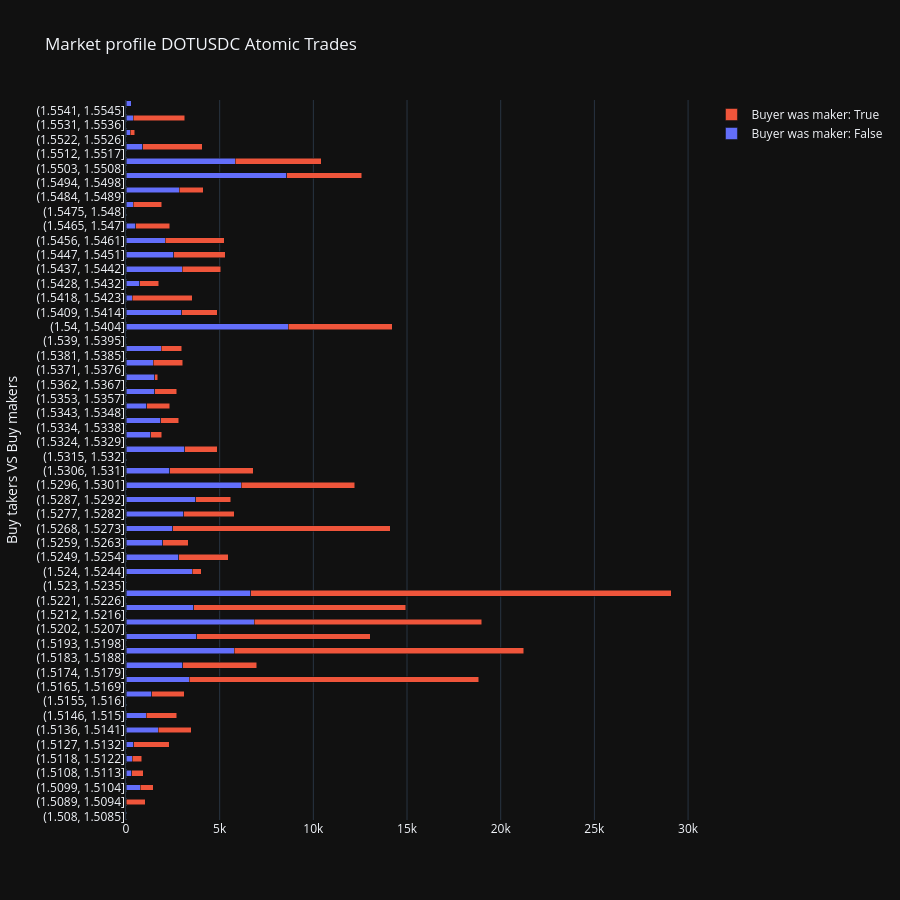

The notebook cell this image was saved under:
### Markdown cell above
In the chart above, each trade is represented as a bubble whose size corresponds to the trade quantity. Color distinguishes taker buyers from taker sellers. The relationship between bubble size and price action reveals:
- **Exhaustion**: large taker buy volume without a corresponding price increase suggests buyer exhaustion.
- **Strength**: large taker buy volume followed by a price increase indicates strong buying pressure.
- **Hidden activity**: sometimes large taker buy entries are actually stop-loss executions or cancellations from the makers' side.

## Market Profile

The market profile aggregates volume at each price level, showing where the most trading activity occurred. This helps identify high-volume nodes (areas of price acceptance) and low-volume nodes (areas of price rejection).

### Code cell
sym.plot_market_profile(from_atomic_trades=True)
